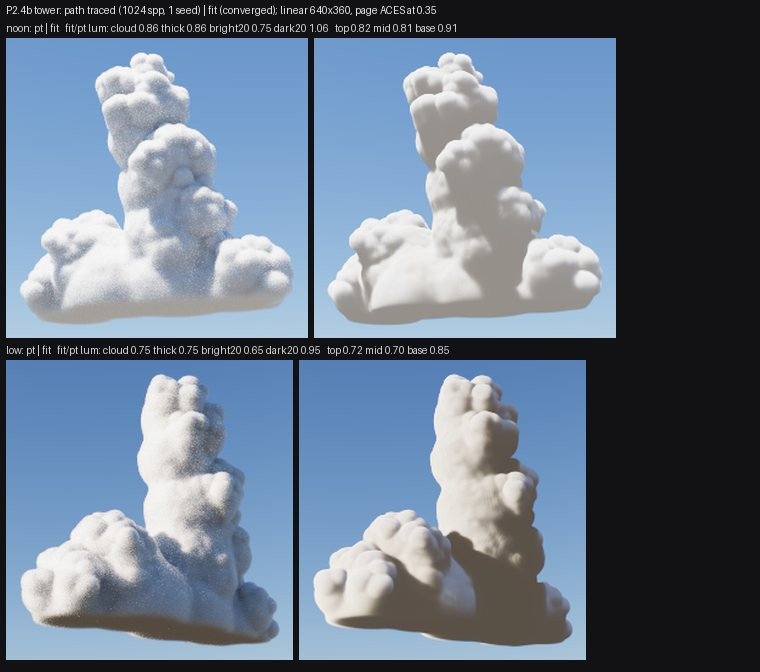

Python code for this plot:
#!/usr/bin/env python3
"""P2.4b: tower, path traced (1 seed) | fit (converged), noon and low, 640x360 linear; fit / pt mean luminance over cloud (alpha > 0.5),
thick (alpha > 0.995), bright20, dark20 (percentiles of the pt luminance in the cloud), plus where on the cloud the error sits (top / side /
base thirds of the mask's height). Sheet: page ACES at 0.35 (scorecard.aces_srgb), as the earlier card sheets. Run from the repo root."""
import sys
from pathlib import Path

import numpy as np
from PIL import Image, ImageDraw

HERE = Path(__file__).resolve().parent
sys.path.insert(0, str(HERE.parents[2] / 'scripts' / 'gpu'))
import scorecard as sc  # noqa: E402

tile_h, pad, lh = 300, 6, 16
rows = []
for sun in ['noon', 'low']:
    pt = sc.read_pfm(HERE / f'pt-{sun}' / f'pt-{sun}.pfm')[..., :3]
    fit = sc.read_pfm(HERE / 'fit' / f'fit-{sun}.pfm')[..., :3]
    a = sc.as_mask(sc.read_pfm(HERE / 'fit' / f'alpha-{sun}.pfm'))
    lp, lf = sc.luminance(pt), sc.luminance(fit)
    cloud = a > 0.5
    ls = sc.gauss_blur(lp, 2.0)   # percentiles on a 2 px blur of the pt luminance, so its grain does not pick the bright / dark pixels
    reg = {'cloud': cloud, 'thick': a > 0.995,
           'bright20': cloud & (ls >= np.percentile(ls[cloud], 80)), 'dark20': cloud & (ls <= np.percentile(ls[cloud], 20))}
    ys = np.nonzero(cloud)[0]
    y0, y1 = ys.min(), ys.max()
    r = np.arange(a.shape[0])[:, None]
    reg['top3'] = cloud & (r < y0 + (y1 - y0) / 3)
    reg['mid3'] = cloud & (r >= y0 + (y1 - y0) / 3) & (r <= y1 - (y1 - y0) / 3)
    reg['base3'] = cloud & (r > y1 - (y1 - y0) / 3)
    xs = np.nonzero(cloud)[1]
    xm = (xs.min() + xs.max()) / 2
    c = np.arange(a.shape[1])[None, :]
    reg['left'] = cloud & (c < xm)
    reg['right'] = cloud & (c >= xm)
    rat = {k: lf[m].mean() / lp[m].mean() for k, m in reg.items()}
    absl = {k: (lp[m].mean(), lf[m].mean()) for k, m in reg.items()}
    br = lambda img, m: img[..., 2][m].mean() / img[..., 0][m].mean()
    print(sun, f'B/R cloud pt {br(pt, cloud):.2f} fit {br(fit, cloud):.2f}  dark20 pt {br(pt, reg["dark20"]):.2f} fit {br(fit, reg["dark20"]):.2f}  bright20 pt {br(pt, reg["bright20"]):.2f} fit {br(fit, reg["bright20"]):.2f}')
    print(sun, ' '.join(f'{k} {v:.2f}' for k, v in rat.items()))
    print('   pt/fit mean lum', ' '.join(f'{k} {p:.2f}/{f:.2f}' for k, (p, f) in absl.items()))
    # per-pixel ratio map stats: where is fit/pt lowest (in the thick body)
    yy, xx = np.nonzero(cloud)
    pad_ = 12
    Y0, Y1, X0, X1 = max(0, yy.min() - pad_), min(a.shape[0], yy.max() + pad_), max(0, xx.min() - pad_), min(a.shape[1], xx.max() + pad_)
    tiles = []
    for img in [pt, fit]:
        t = Image.fromarray((np.clip(sc.aces_srgb(img[Y0:Y1, X0:X1], 0.35), 0, 1) * 255).astype(np.uint8))
        tiles.append(t.resize((max(1, int(t.size[0] * tile_h / t.size[1])), tile_h), Image.LANCZOS))
    rows.append((sun, tiles, rat))

W = pad + max(sum(t.size[0] + pad for t in ts) for _, ts, _ in rows) + pad
W = max(W, 760)
H = 22 + len(rows) * (tile_h + lh + pad) + pad
out = Image.new('RGB', (W, H), (18, 18, 20))
dr = ImageDraw.Draw(out)
dr.text((pad, 4), 'P2.4b tower: path traced (1024 spp, 1 seed) | fit (converged); linear 640x360, page ACES at 0.35', fill=(230, 230, 230))
for i, (sun, tiles, rat) in enumerate(rows):
    y, x = 22 + i * (tile_h + lh + pad), pad
    dr.text((x, y), f'{sun}: pt | fit   fit/pt lum: cloud {rat["cloud"]:.2f} thick {rat["thick"]:.2f} bright20 {rat["bright20"]:.2f} dark20 {rat["dark20"]:.2f}'
            f'   top {rat["top3"]:.2f} mid {rat["mid3"]:.2f} base {rat["base3"]:.2f}', fill=(210, 210, 210))
    for t in tiles:
        out.paste(t, (x, y + lh))
        x += t.size[0] + pad
out.save(HERE / 'sheet.jpg', quality=84)
print(HERE / 'sheet.jpg', (HERE / 'sheet.jpg').stat().st_size // 1024, 'KB')
